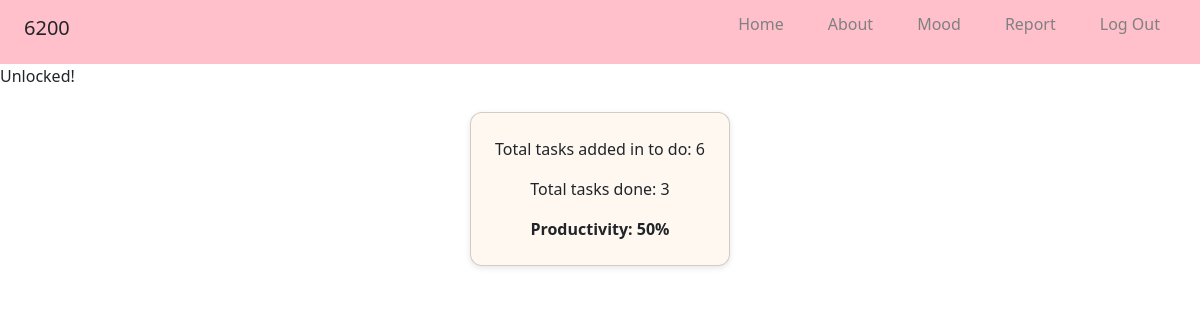
Page /report (signed in) on the earlier database version.
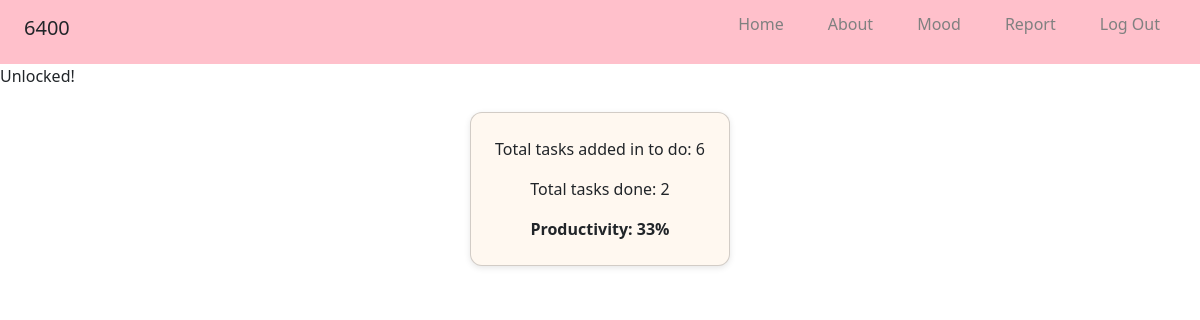
Same page on the later database version.
### tables this page shows
CREATE TABLE users
                (id INTEGER PRIMARY KEY AUTOINCREMENT,
                points INTEGER DEFAULT 0,
                username TEXT UNIQUE NOT NULL,
                password TEXT NOT NULL);

### app.py (the view)
@app.route("/report")
@login_required
def report():
    points = get_points()
    if not points > 1000:
        return "Not enough points yet"
    conn = get_db()
    cursor = conn.cursor()
    cursor.execute("SELECT COUNT(*) FROM tasks WHERE user_id = ?", (session["user_id"], ))
    total_tasks = cursor.fetchone()[0]
    if total_tasks < 1:
        return "Add tasks to see your report"
    cursor.execute("SELECT COUNT(*) FROM tasks WHERE user_id = ? AND status = ?", (session["user_id"], "done", ))
    tasks_done = cursor.fetchone()[0]
    productivity = round((tasks_done / total_tasks) * 100)
    return render_template("report.html", total_tasks=total_tasks, tasks_done=tasks_done, productivity=productivity)

### app.py (called while the page is built)
def login_required(f):
    @wraps(f)
    def wrapper(*args, **kwargs):
        if session.get("user_id") is None:
            return redirect("/login")
        return f(*args, **kwargs)
    return wrapper

def get_db():
    return sqlite3.connect('database.db')

def get_points():
    conn = get_db()
    cursor = conn.cursor()
    cursor.execute("SELECT points FROM users WHERE id = ?", (session["user_id"], ))
    row = cursor.fetchone()
    if row is None:
        return 0
    return row[0]

@app.context_processor
def inject_points():
    if "user_id" in session:
        points = get_points()
    else:
        points = 0
    return dict(points=points)

### templates/report.html (shortened to what this page needs)
{% extends "layout.html" %}
{% block main %}
    <p> Unlocked! </p>
    <div id="report">
        <div class="card">
            <p> Total tasks added in to do: {{ total_tasks }} </p>
            <p> Total tasks done: {{ tasks_done }} </p>
            <p> <strong>Productivity: {{ productivity }}%</strong> </p>
        </div>
    </div>
{% endblock %}

### templates/layout.html (shortened to what this page needs)
<!DOCTYPE html>
<html lang="en">
<head>
  <link href="https://cdn.jsdelivr.net/npm/bootstrap@5.3.8/dist/css/bootstrap.min.css" rel="stylesheet">
  <link rel="stylesheet" href="{{ url_for('static', filename='style.css') }}">
</head>
<body>
  <header>
    <div>
      <h5> {{ points }} </h5>
    </div>
    <nav>
      <ul>
        <li><a href="/">Home</a></li>
        <li><a href="/about">About</a></li>
        <li><a href="/mood">Mood</a></li>
        <li><a href="/report">Report</a></li>
        <li><a href="/logout">Log Out</a></li>
      </ul>
    </nav>
  </header>
  <main>
    {% block main %}{% endblock %}
  </main>
</body>
</html>

Differences in the rows shown:
changed users: points "6200" → "6400"
Other differences:
{{ tasks_done }}: "3" → "2"
{{ productivity }}: "50" → "33"
